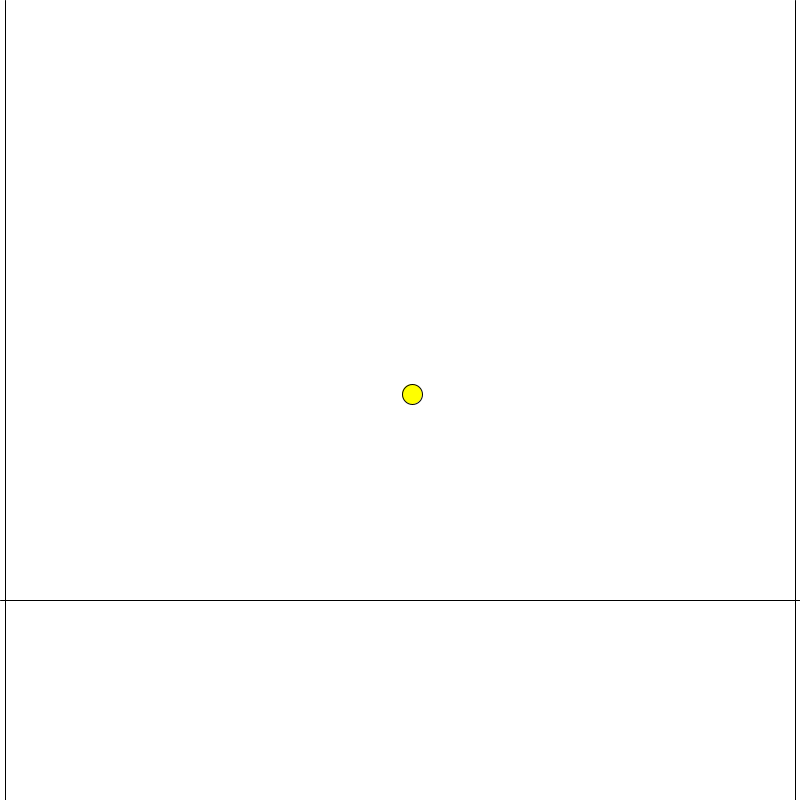
Frame 1 (no input)
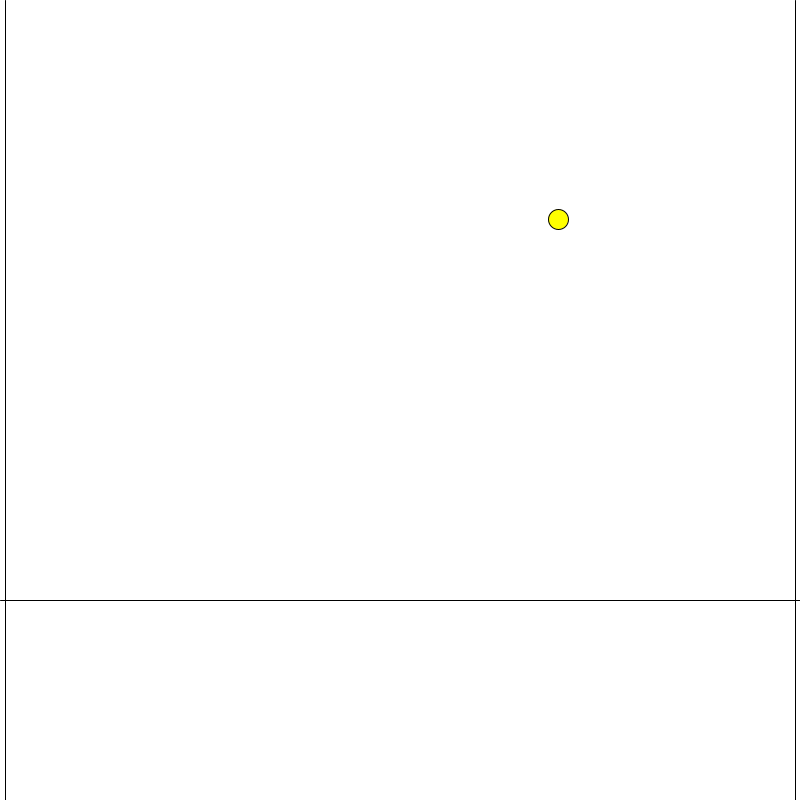
Frame 60 (the mouse pressed at the canvas centre just before this capture)
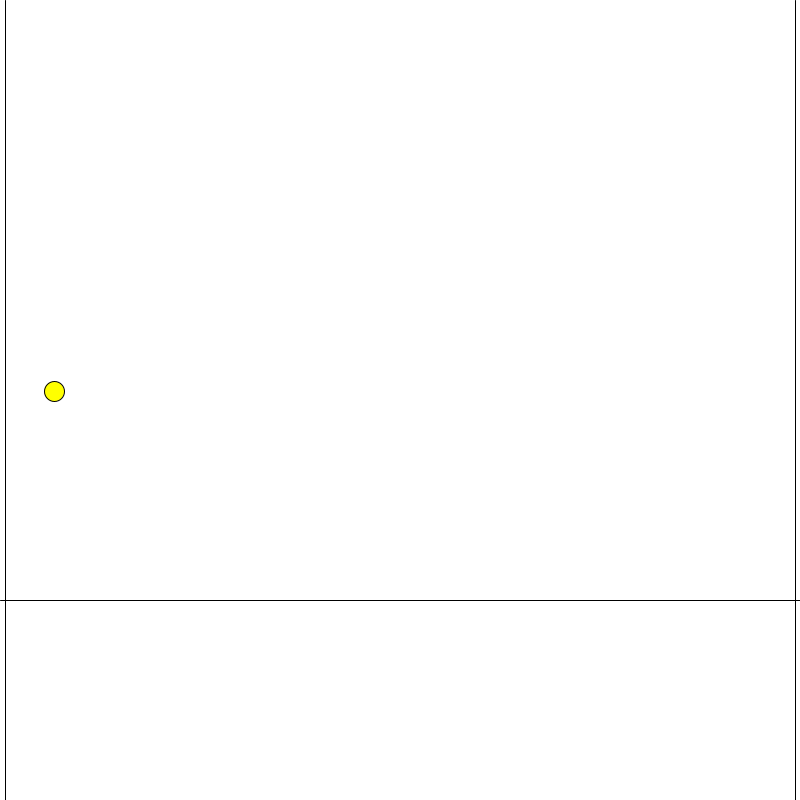
Frame 120 (the mouse held since frame 60 and released just before this capture)

The Processing sketch that drew these frames (run headless with seeded random() and noise(); from frame 60 on, the mouse is pressed at the canvas centre):

// Processing sketch: SimulationBallBounceWithWalls
// ── SimulationBallBounceWithWalls.pde
// SimulateBallDrop
// This sketch simulates a ball dropping due to the force 
// of gravity then hitting a floor and bouncing back up.
// The velocity of the ball dampens with each additional
// bounce until it comes to a rest.
// The purpose is to show basic time integration using
// Euler's Method
// @author: @mriveralee

// Constants for Simulation
float FLOOR_Y = 600;                   // Location of Floor
float WALL_OFFSET_X = 5;               // Offset of Wall Positions

float DAMPING_FACTOR_FLOOR = 0.88;     // Applied on floor collision
float DAMPING_FACTOR_WALL = 0.70;      // Applied on wall collision

float TIME_STEP = 0.1;                 // in seconds
float GRAVITY_ACCELERATION = 9.8;      // in m/seconds^2

// The Ball
Ball OUR_BALL;
  
void setup() {
  size(800, 800);
  frameRate(100); 
  background(255);
  
  // Set-up the ball
  float mass = 10.0;  // kg
  float diameter = 20.0; 
  float startX = width / 2;
  float startY = height / 2;
  OUR_BALL = new Ball(mass, diameter, startX, startY);
  
  // Play with initial velocities
  OUR_BALL.velY = -60;  // Throw straight up
  OUR_BALL.velX = 120;
}

void draw() {
  background(255);
  
  // Step through time
  simulate(TIME_STEP);
  
  // Now draw the updated ball 
  OUR_BALL.draw();
  
  // Draw the floor
  drawFloor(FLOOR_Y);
  drawSideWall(WALL_OFFSET_X);
  drawSideWall(width - WALL_OFFSET_X);
}

// This function first applies any constraints to the system
// such as a floor constraint. Then it computes the forces
// acting on our ball, then performs time integration with
// Euler's method to update the state of the ball.
void simulate(float timeStep) {
  // Apply constraints
  applyConstraints();
  
  // Perform Time Integration w/ Euler's Method
  // Compute force --> update velocities --> update position
  // --------------
  // First: compute force
  // Only force we have is weight from gravity in the Y direction
  // Sum of F = ma, our only force is in the Y-direction for gravity on the ball
  // No force in the X direction;
  float FTotalX = 0;
  float FTotalY = 0;
  float FgY = OUR_BALL.mass * GRAVITY_ACCELERATION;
  FTotalY = FgY;
  FTotalX = 0;
  
  // ---------------
  // Second: Update velocities
  // v_new = v_old + (a * t)
  // F = ma
  // a = F/m
  // Therefore, we have
  // v_new = v_old + (F/m * t)
  float vOldY = OUR_BALL.velY;
  float vOldX = OUR_BALL.velX;
  float aX = FTotalX / OUR_BALL.mass;
  float aY = FTotalY / OUR_BALL.mass;
  OUR_BALL.velX = vOldX + aX * timeStep;
  OUR_BALL.velY = vOldY + aY * timeStep;

  // ---------------
  // Third: Update Position
  // pos_new = pos_old + (v_new * timeStep) 
  float posOldX = OUR_BALL.posX;
  float posOldY = OUR_BALL.posY;
  OUR_BALL.posX = posOldX + OUR_BALL.velX * timeStep;
  OUR_BALL.posY = posOldY + OUR_BALL.velY * timeStep;
}

// This function applies any constraints to our system
// Basically it ensures out ball doesn't fall below the floor.
// This is done by applying and impulse to force the position
// of the ball above the floor and reversing the velocities of
// ball
void applyConstraints() {
  // Floor constraint
  float floorYLessRadius = FLOOR_Y - OUR_BALL.getRadius();
  if (OUR_BALL.posY >= floorYLessRadius) {
    // Force the ball up above the floor
    OUR_BALL.posY = floorYLessRadius;
    // Reverse the direction of it's velocity
    // and apply a damping factor to slow it down
    OUR_BALL.velY = -1 * DAMPING_FACTOR_FLOOR * OUR_BALL.velY;
    //OUR_BALL.velX = 0.9 * OUR_BALL.velX;
  }
  
  // Left Wall Constraint
  float leftWallX = getLeftWallX(WALL_OFFSET_X);
  float leftWallLessRadius = leftWallX - OUR_BALL.getRadius();
  if (OUR_BALL.posX <= leftWallLessRadius) {
    // if collision, move out and reverse direction
    OUR_BALL.posX = leftWallLessRadius;
    OUR_BALL.velX *= -1 * DAMPING_FACTOR_WALL;
  }
  
  float rightWallX = getRightWallX(WALL_OFFSET_X);
  float rightWallLessRadius = rightWallX - OUR_BALL.getRadius();
  if (OUR_BALL.posX >= rightWallLessRadius) {
    // if collision, move out and reverse direction
    OUR_BALL.posX = rightWallLessRadius;
    OUR_BALL.velX *= -1 * DAMPING_FACTOR_WALL;
  }
}

float getLeftWallX(float wallOffset) {
  return 0 + wallOffset;
}

float getRightWallX(float wallOffset) {
  return width - wallOffset;
}

void drawFloor(float yPos) {
  strokeWeight(1);
  line(0, yPos, width, yPos);
}

void drawSideWall(float xPos) {
  strokeWeight(1);
  color(255, 0, 0);
  line(xPos, 0, xPos, height);
}

// ── Ball.pde
public class Ball {
  public float diameter;
  public float mass;
  public float posX;
  public float posY;
  public float velX;
  public float velY;
  
  public Ball() {
    this(1.0, 10, width/2, height/2);
  }
  
  public Ball(float mass, 
    float diameter, 
    float startX, 
    float startY) {
    this.mass = mass;
    this.diameter = diameter;
    this.posX = startX;
    this.posY = startY;
    this.velX = 0; // no initial velocity
    this.velY = 0; // no initial velocity
  }
  
  public float getRadius() {
    return this.diameter / 2;
  }
  
  public void draw() {
    color(255, 255, 0);
    fill(255, 255, 0);
    ellipse(posX, posY, diameter, diameter);
  }
  
}
